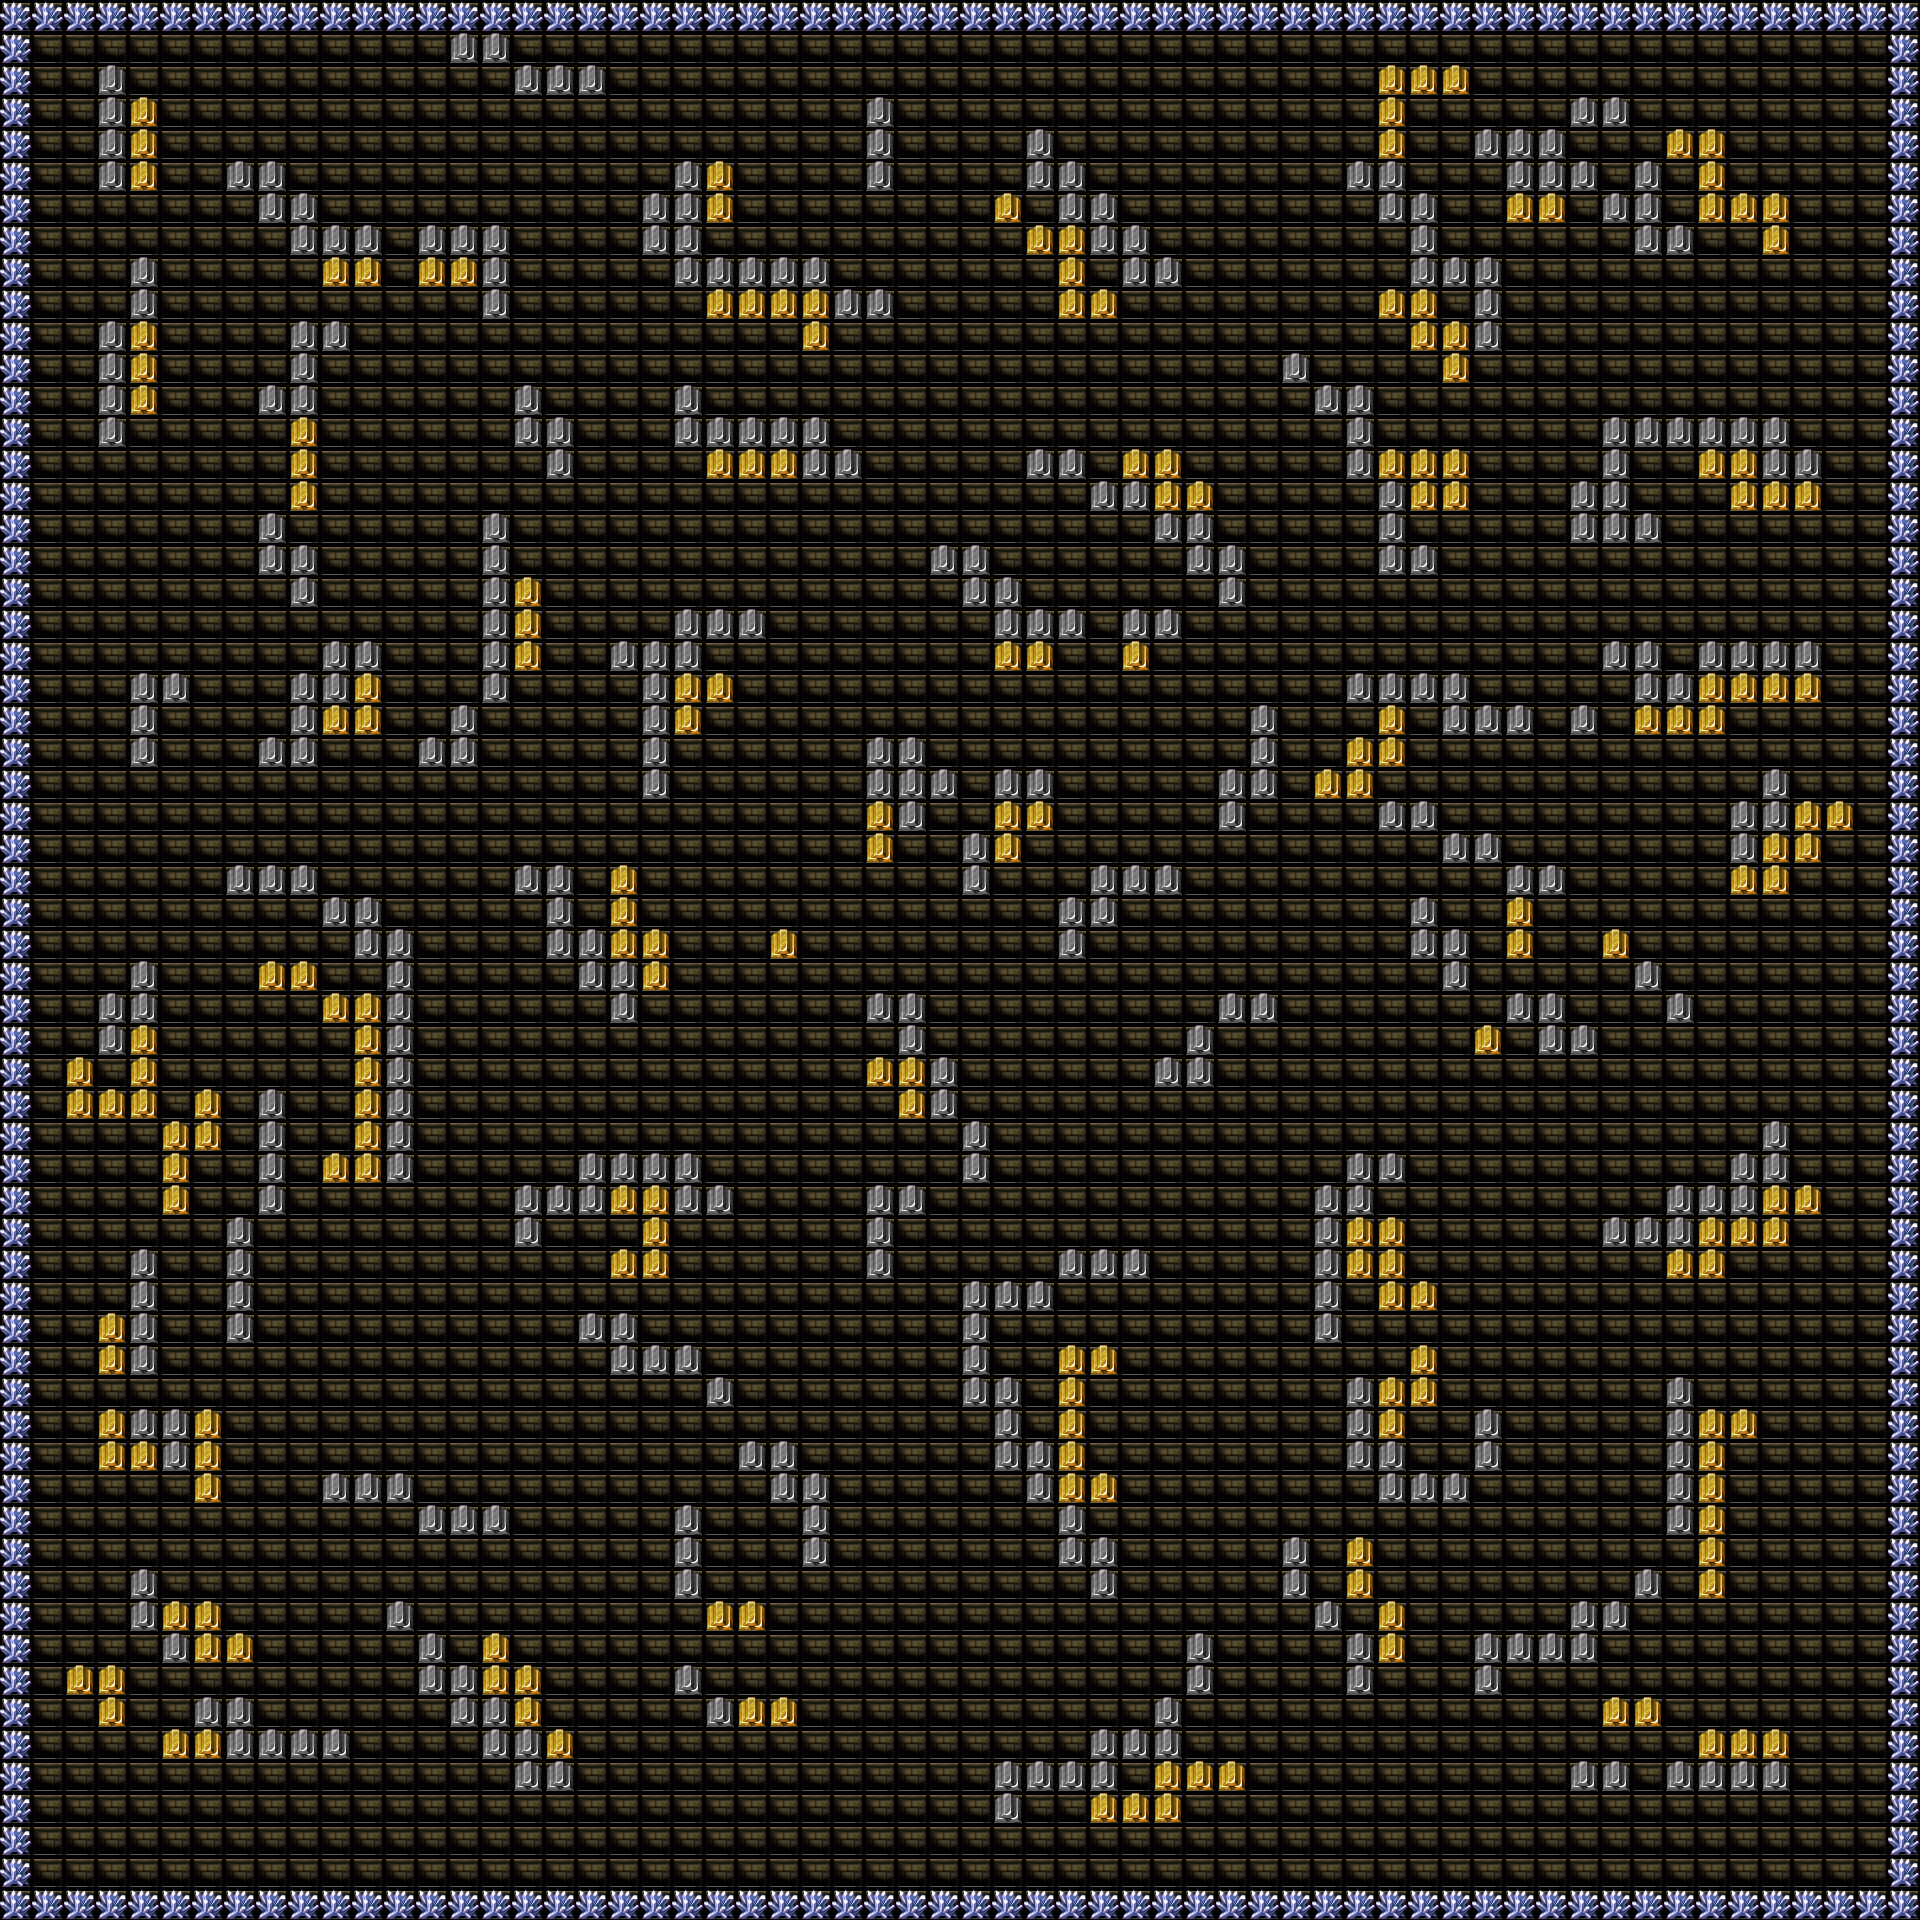

A level layout from a 2D game, rendered from its tile map. Below: a short description, then the map file with tile-grid data replaced by summaries:
An orthogonal 60x60 tile map with 32x32 px tiles, 2 tile layers (Tile Layer 1, Fore), 3 tilesets.

<map version="1.0" orientation="orthogonal" width="60" height="60" tilewidth="32" tileheight="32">
 <tileset firstgid="1" name="NewTileset" tilewidth="32" tileheight="32">
  <image source="../tile5.png" width="512" height="512" />
  <tile id="117">
   <properties>
    <property name="blocked" value="" />
   </properties>
  </tile>
  <tile id="186">
   <properties>
    <property name="blocked" value="" />
   </properties>
  </tile>
  <tile id="202">
   <properties>
    <property name="blocked" value="" />
    <property name="destroyable" value="" />
   </properties>
  </tile>
 </tileset>
 <tileset firstgid="257" name="TileB" tilewidth="32" tileheight="32">
  <image source="../TileB.png" width="512" height="512" />
 </tileset>
 <tileset firstgid="513" name="tileset" tilewidth="32" tileheight="32">
  <image source="../tileset.png" width="512" height="512" />
 </tileset>
 <layer name="Tile Layer 1" width="60" height="60">
  <data>[3600 cells, 3600 non-empty, 1 distinct tile ids]</data>
 </layer>
 <layer name="Fore" width="60" height="60">
  <data>[3600 cells, 855 non-empty, 3 distinct tile ids]</data>
 </layer>
</map>
